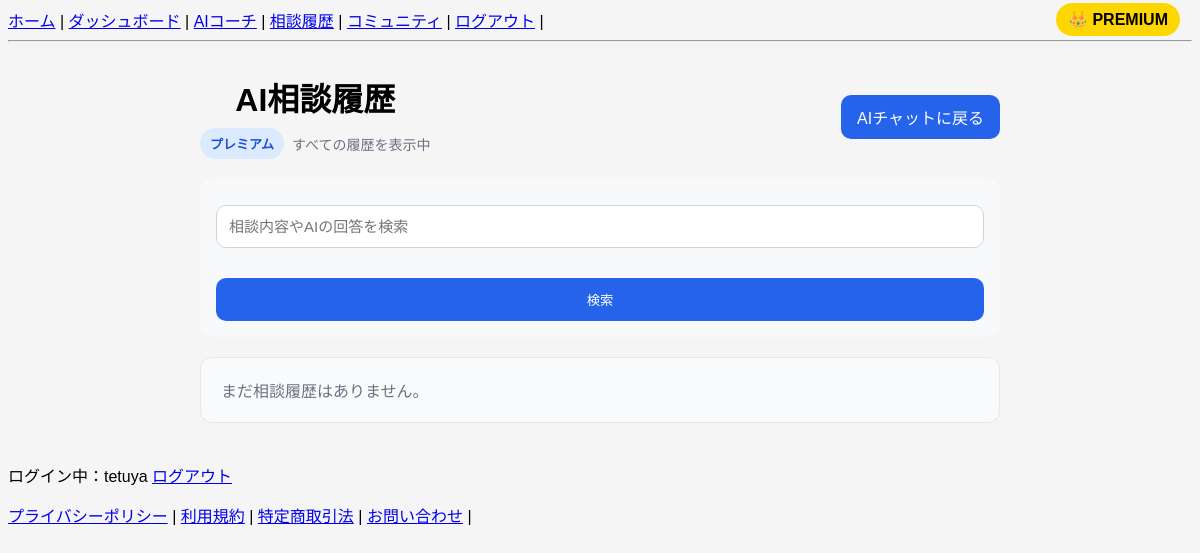
Page /ai-chat-history/ (signed in) on the earlier database version.
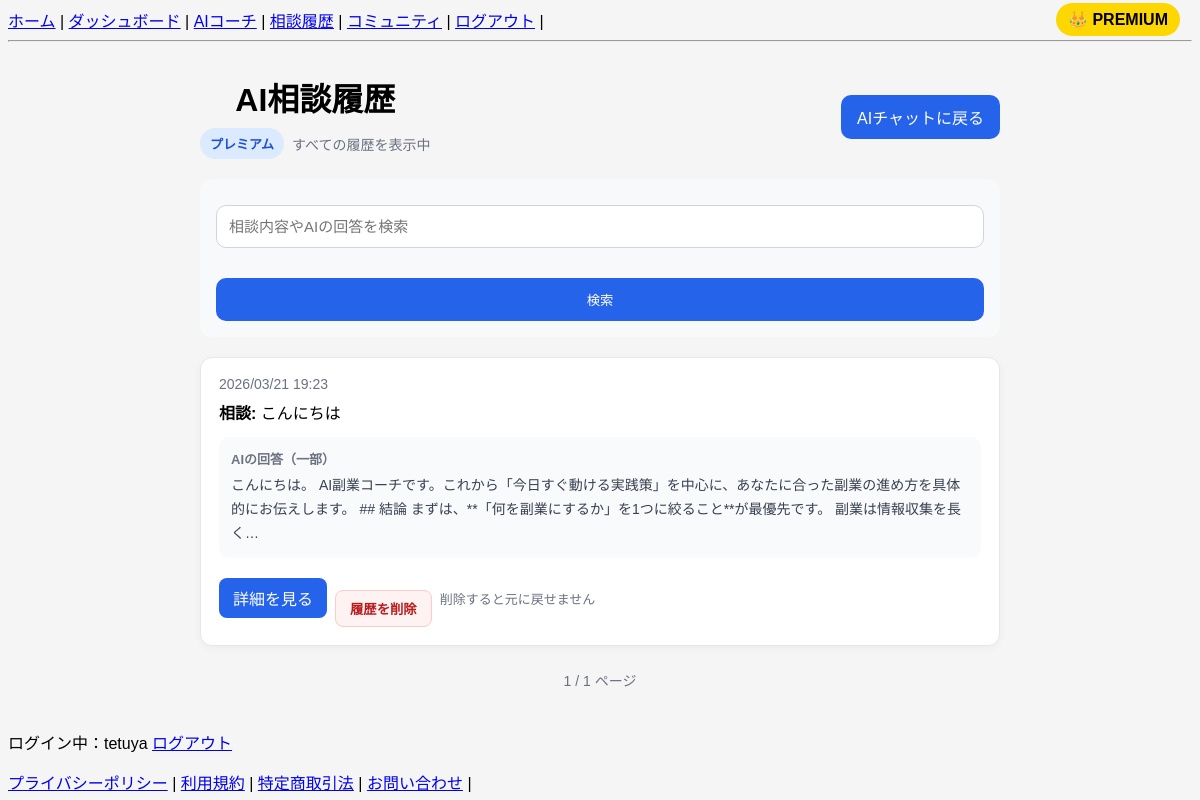
Same page on the later database version.
### snippets/models.py (models this page shows, shortened)
class AIChatHistory(models.Model):
    user = models.ForeignKey(User, on_delete=models.CASCADE)
    question = models.TextField()
    answer = models.TextField()
    created_at = models.DateTimeField(default=timezone.now)

### snippets/views/history_views.py (the view)
# urls.py: path("ai-chat-history/", ai_chat_history, name="ai_chat_history"),
@login_required
def ai_chat_history(request):
    profile, _ = Profile.objects.get_or_create(user=request.user)
    q = request.GET.get("q", "").strip()
    all_histories = AIChatHistory.objects.filter(user=request.user)
    if q:
        all_histories = all_histories.filter(
            Q(question__icontains=q) | Q(answer__icontains=q)
        )
    all_histories = all_histories.order_by("-created_at")
    if profile.is_premium:
        paginator = Paginator(all_histories, 10)
        page_number = request.GET.get("page")
        page_obj = paginator.get_page(page_number)
        histories = list(page_obj.object_list)
        is_limited = False
    else:
        histories = list(all_histories[:3])
        page_obj = None
        is_limited = all_histories.count() > 3
    for history in histories:
        history.highlighted_question = highlight_text(history.question, q)
        history.highlighted_answer = highlight_text(history.answer, q)
    return render(request, "snippets/ai_chat_history.html", {
        "histories": histories,
        "is_premium": profile.is_premium,
        "is_limited": is_limited,
        "q": q,
        "page_obj": page_obj,
    })

### snippets/views/history_views.py (called while the page is built)
def highlight_text(text, keyword):
    escaped_text = escape(text)
    escaped_keyword = escape(keyword)
    if not keyword:
        return escaped_text
    highlighted = escaped_text.replace(
        escaped_keyword,
        f'<mark style="background: #fef08a; padding: 0 2px; border-radius: 4px;">{escaped_keyword}</mark>'
    )
    return mark_safe(highlighted)

### snippets/templates/snippets/ai_chat_history.html (shortened to what this page needs)
{% extends "snippets/base.html" %}
{% block content %}
<div style="max-width: 800px; margin: 0 auto; padding: 24px;">
  <div style="display: flex; justify-content: space-between; align-items: center; gap: 12px; flex-wrap: wrap; margin-bottom: 20px;">
    <div>
      <h1 style="margin: 0 0 8px 0;">AI相談履歴</h1>
      <div style="display: flex; gap: 8px; align-items: center; flex-wrap: wrap;">
        {% if is_premium %}
          <span style="display: inline-block; background: #dbeafe; color: #1d4ed8; font-size: 13px; font-weight: 700; padding: 6px 10px; border-radius: 999px;">
            プレミアム
          </span>
          <span style="color: #6b7280; font-size: 14px;">
            すべての履歴を表示中
          </span>
        {% endif %}
      </div>
    </div>
    <a href="{% url 'ai_chat' %}"
       style="display: inline-block; background: #2563eb; color: white; text-decoration: none; padding: 10px 16px; border-radius: 10px;">
      AIチャットに戻る
    </a>
  </div>
  <form method="get" style="background: #f8f9fa; padding: 16px; border-radius: 12px; margin-bottom: 20px;">
    <div style="display: flex; gap: 10px; flex-wrap: wrap;">
      <input
        type="text"
        name="q"
        value="{{ q }}"
        placeholder="相談内容やAIの回答を検索"
        style="flex: 1; min-width: 220px; padding: 12px; border: 1px solid #d1d5db; border-radius: 10px; font-size: 15px; box-sizing: border-box;"
      >
      <button
        type="submit"
        style="background: #2563eb; color: white; border: none; padding: 12px 18px; border-radius: 10px; cursor: pointer;"
      >
        検索
      </button>
    </div>
  </form>
  {% for history in histories %}
  <div style="background: white; border: 1px solid #e5e7eb; border-radius: 12px; padding: 18px; margin-bottom: 16px; box-shadow: 0 2px 8px rgba(0,0,0,0.04);">
  <p style="margin: 0 0 8px 0; color: #6b7280; font-size: 14px;">
    {{ history.created_at|date:"Y/m/d H:i" }}
  </p>
  <p style="margin: 0 0 10px 0; line-height: 1.7;">
    <strong>相談:</strong> {{ history.highlighted_question|safe }}
  </p>
  <div style="background: #f9fafb; border-radius: 10px; padding: 12px; margin-bottom: 12px;">
    <p style="margin: 0 0 6px 0; font-size: 13px; color: #6b7280; font-weight: 700;">
      AIの回答（一部）
    </p>
    <p style="margin: 0; line-height: 1.7; color: #374151; font-size: 14px;">
      {{ history.answer|truncatechars:120 }}
    </p>
  </div>
  <div style="display: flex; gap: 8px; flex-wrap: wrap; align-items: center;">
    <a href="{% url 'ai_chat_history_detail' history.id %}"
       style="display: inline-block; background: #2563eb; color: white; text-decoration: none; padding: 8px 14px; border-radius: 8px;">
      詳細を見る
    </a>
    <form method="post" action="{% url 'delete_ai_chat_history' history.id %}" style="margin: 0;">
      <button
        type="submit"
        onclick="return confirm('この相談履歴を削除しますか？');"
        style="background: #fef2f2; color: #b91c1c; border: 1px solid #fecaca; padding: 8px 14px; border-radius: 8px; cursor: pointer; font-weight: 700;"
      >
        履歴を削除
      </button>
    </form>
    <span style="font-size: 13px; color: #6b7280;">
      削除すると元に戻せません
    </span>
  </div>
</div>
  {% empty %}
    <div style="background: #f9fafb; border: 1px solid #e5e7eb; border-radius: 12px; padding: 20px;">
      {% if q %}
        <p style="margin: 0; color: #6b7280;">該当する相談履歴が見つかりませんでした。</p>
      {% else %}
        <p style="margin: 0; color: #6b7280;">まだ相談履歴はありません。</p>
      {% endif %}
    </div>
  {% endfor %}
{% if is_premium and page_obj %}
  <div style="display: flex; justify-content: center; align-items: center; gap: 10px; flex-wrap: wrap; margin-top: 24px;">
    <span style="color: #6b7280; font-size: 14px;">
      {{ page_obj.number }} / {{ page_obj.paginator.num_pages }} ページ
    </span>
  </div>
{% endif %}
</div>
{% endblock %}

Differences in the rows shown:
added AIChatHistory: created_at "2026/03/21 19:23", highlighted_question "こんにちは", answer "こんにちは。 AI副業コーチです。これから「今日すぐ動ける実践策」を中心に、あなたに合った副業の進め方を具体的にお伝えします。 ## 結論 まずは、**「何を副業にするか」を1つに絞ること**が最優先です。 副業は情報収集を長く…"
Other differences:
{{ page_obj.number }}: (not shown) → "1"
{{ page_obj.paginator.num_pages }}: (not shown) → "1"
text no longer shown: "まだ相談履歴はありません。"
text now shown: "/ ページ"
